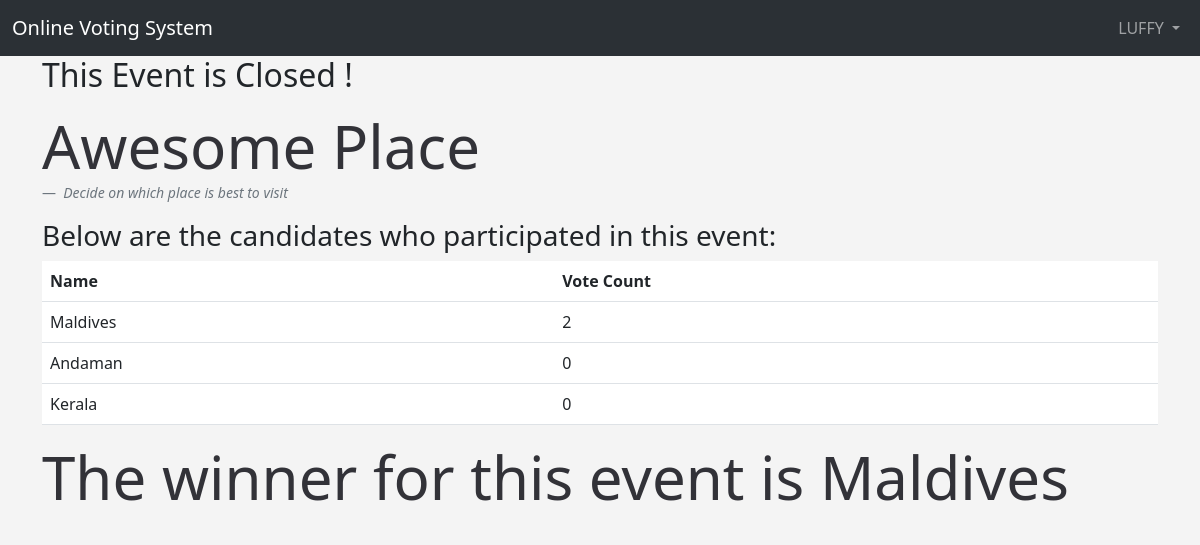
The page /eventaction/3 (signed in) on the database its author committed.
### app.py (models this page shows, shortened)
class Users(db.Model, UserMixin):
	id = db.Column(db.Integer, primary_key=True)
	username = db.Column(db.String(20), nullable=False, unique=True)
	firstname = db.Column(db.String(200), nullable=False)
	lastname = db.Column(db.String(200), nullable=False)
	email = db.Column(db.String(120), nullable=False, unique=True)
	gender = db.Column(db.String(10), nullable=False)
	date_added = db.Column(db.DateTime, default=datetime.utcnow)
	password_hash = db.Column(db.String(128))
	@property
	def password(self):
		raise AttributeError('password is not a readable attribute!')

class Voteevent(db.Model):
	id = db.Column(db.Integer, primary_key=True)
	name = db.Column(db.String(255), nullable=False, unique=True)
	status = db.Column(db.String(255), nullable=False, default='open')
	description = db.Column(db.Text)
	date_added = db.Column(db.DateTime, default=datetime.utcnow)
	created_by = db.Column(db.Integer, db.ForeignKey('users.id'))

class Participants(db.Model):
	id = db.Column(db.Integer, primary_key=True)
	name = db.Column(db.String(255), nullable=False, unique=True)
	votecount = db.Column(db.Integer, default=0)
	voteevent = db.Column(db.Integer, db.ForeignKey('voteevent.id'))
	date_added = db.Column(db.DateTime, default=datetime.utcnow)

### app.py (the view)
@app.route('/eventaction/<int:eventid>', methods=['GET', 'POST'])
@login_required
def eventaction(eventid):
	voteevent = Voteevent.query.get_or_404(eventid)
	if voteevent is not None:
		participants = Participants.query.filter_by(voteevent=eventid).order_by(Participants.votecount.desc())
		if voteevent.status == "open":
			voteeventuser = Voteeventuser.query.filter_by(user=session['id'],voteevent=eventid).first()
			if voteeventuser is None:
				form = CastVoteForm()
				form.selectedparticipant.choices = [(participant.name) for participant in participants]
				if form.validate_on_submit():
					chosenparticipant = Participants.query.filter_by(name=form.selectedparticipant.data,voteevent=eventid).first()
					chosenparticipant.votecount = int(chosenparticipant.votecount)+1
					db.session.commit()
					voteeventuser = Voteeventuser(user=session['id'],voteevent=eventid,uservoted='True')
					db.session.add(voteeventuser)
					db.session.commit()
					form.selectedparticipant=''
					flash("Vote casted successfully!")
					return redirect(url_for('dashboard'))
				return render_template('eventaction.html',firstname=session['firstname'],voteevent=voteevent, participants=participants,form=form)
			return render_template('eventaction.html',firstname=session['firstname'],voteevent=voteevent, participants=participants)
		else:
			if participants[0].votecount == 0:
				message = "There is no winner for this event!"
			else:
				message = "The winner for this event is "+ participants[0].name
			return render_template('eventaction.html',firstname=session['firstname'],voteevent=voteevent, participants=participants, message=message)
	return render_template('eventaction.html',firstname=session['firstname'])

### app.py (called while the page is built)
@login_manager.user_loader
def load_user(user_id):
	return Users.query.get(int(user_id))

@app.after_request
def after_request(response):
    response.headers["Cache-Control"] = "no-cache, no-store, must-revalidate"
    return response

### templates/eventaction.html (shortened to what this page needs)
{% extends 'base.html' %}
{% block content %}
{% if voteevent.status == "open" %}
    {% if form %}
    <div class="shadow p-3 mb-5 bg-body rounded">
        <figure>
            <blockquote class="blockquote">
              <p><h1>{{ voteevent.name }}</h1></p>
            </blockquote>
            <figcaption class="blockquote-footer">
              <cite title="Source Title">{{ voteevent.description }}</cite>
            <br/>
            </figcaption>
          </figure>
        <form method="POST">
            {{ form.hidden_tag() }}
            {{ form.selectedparticipant.label(class="form-label") }}
            {{ form.selectedparticipant(class="form-check") }}
            {% if form.selectedparticipant.errors %}
                <ul class="errors">
                    {% for error in form.selectedparticipant.errors %}
                        <li>{{ error }}</li>
                    {% endfor %}
                </ul>
            {% endif %}
            <br/>
            {{ form.submit(class="btn btn-primary") }}
        </form>
    </div>
    {% else %}
    <h1> You have already casted your vote for this event!</h1>
    <figure>
        <blockquote class="blockquote">
          <p><h1>{{ voteevent.name }}</h1></p>
        </blockquote>
        <figcaption class="blockquote-footer">
          <cite title="Source Title">{{ voteevent.description }}</cite>
        <br/>
        </figcaption>
      </figure>
    {% endif %}
{% else %}
<h2>This Event is Closed !</h2>
<figure>
    <blockquote class="blockquote">
      <p><h1>{{ voteevent.name }}</h1></p>
    </blockquote>
    <figcaption class="blockquote-footer">
      <cite title="Source Title">{{ voteevent.description }}</cite>
    <br/>
    </figcaption>
  </figure>
  <h3>Below are the candidates who participated in this event:</h3>
  <table class="table">
    <thead>
      <tr>
        <th scope="col">Name</th>
        <th scope="col">Vote Count</th>
      </tr>
    </thead>
    <tbody>
    {% for participant in participants %}
      <tr>
        <td>{{ participant.name }}</td>
        <td>{{ participant.votecount }}</td>
      </tr>
    {% endfor %}
    </tbody>
  </table>
  <h1> {{ message }}</h1>
{% endif %}
{% endblock %}

### templates/navbar.html (shortened to what this page needs)
<nav class="navbar navbar-expand-lg bg-body-tertiary" data-bs-theme="dark">
    <div class="container-fluid">
      <a class="navbar-brand" href="{{ url_for('dashboard') }}">Online Voting System</a>
      <div class="row">
        <div class="col-6 col-md-4">
            <ul class="navbar-nav me-auto mb-2 mb-lg-0">
                <li class="nav-item dropdown">
                  <a class="nav-link dropdown-toggle" href="#" role="button" data-bs-toggle="dropdown" aria-expanded="false">
                    {{ firstname | upper }}
                  </a>
                </li>
            </ul>
        </div>
      </div>
    </div>
  </nav>

### static/css/style.css (style rules this page uses)
h1 { color: rgb(50, 50, 56); font-size:60px; }
body { background: #f4f4f4; }

### rows shown on the page
Users: firstname "LUFFY"
Voteevent: name "Awesome Place", description "Decide on which place is best to visit"
Participants: name "Maldives", votecount "2"
Participants: name "Andaman", votecount "0"
Participants: name "Kerala", votecount "0"

### other values the page prints
{{ message }} "The winner for this event is Maldives"
